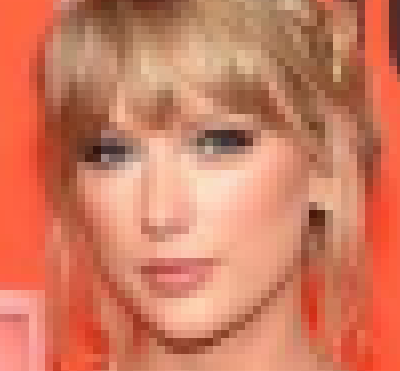
#> input picture serrilhada.png, 400 x 371 px
$ python main.py
#> lines starting #> are read from the running program, lines starting #| are printed output that depends on the picture
#> further down, img is the input picture: PIL image 400x371 RGB; mean R, G, B 207.5, 124.5, 97.5
### antialiasing.py
import numpy as np
from scipy.signal import convolve2d

def kernel_gaussiano(size, sigma=1.0):
    kernel = np.fromfunction(
        lambda x, y: (1/ (2*np.pi*sigma**2)) *
                      np.exp(-((x - (size-1)/2)**2 + (y - (size-1)/2)**2) / (2*sigma**2)),
        (size, size)
    )
    return kernel / np.sum(kernel)

def filtro_gaussiano(image, kernel):
    array = convolve2d(convolve2d(image, kernel, mode='same'), kernel.T, mode='same').astype(np.uint8)

    return array

def grayscale(array):
    (l, c, p) = array.shape
#> l = 371; c = 400; p = 3

    img_avg = np.zeros(shape=(l, c), dtype=np.uint8)
    for i in range(l):
        for j in range(c):
            r = float(array[i, j, 0])
            g = float(array[i, j, 1])
            b = float(array[i, j, 2])

            img_avg[i, j] = (r + g + b) / 3
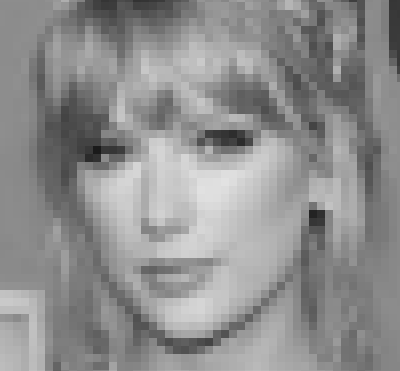
#> img_avg: shape (371, 400); min 26, max 226, mean 142.8

    return img_avg

### main.py
from PIL import Image
import numpy as np
from antialiasing import kernel_gaussiano, filtro_gaussiano, grayscale

img = Image.open("serrilhada.png")
img_np = np.array(img)

img_gray = grayscale(img_np)

kernel_size = 5
sigma = 50.0
mascara_gaussiana = kernel_gaussiano(kernel_size, sigma)

img_filtrada = filtro_gaussiano(img_gray, mascara_gaussiana)
#> in filtro_gaussiano, `array = convolve2d(convolve2d(image, kernel, mode='same'), kernel.T, m..`:
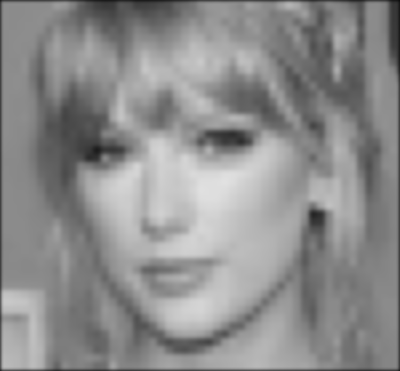
#> array: shape (371, 400); min 12, max 225, mean 140.9

img_inicial = Image.fromarray(img_gray)
img_final = Image.fromarray(img_filtrada)


img_inicial.save("serrilhada_cinza.png")
img_final.save("processada.png")
